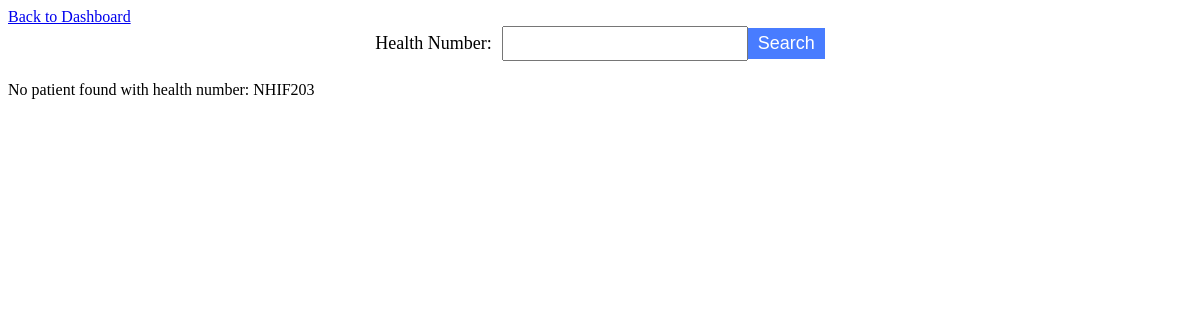
The app's page /get-patient-report.php?health_number=NHIF203, older data.
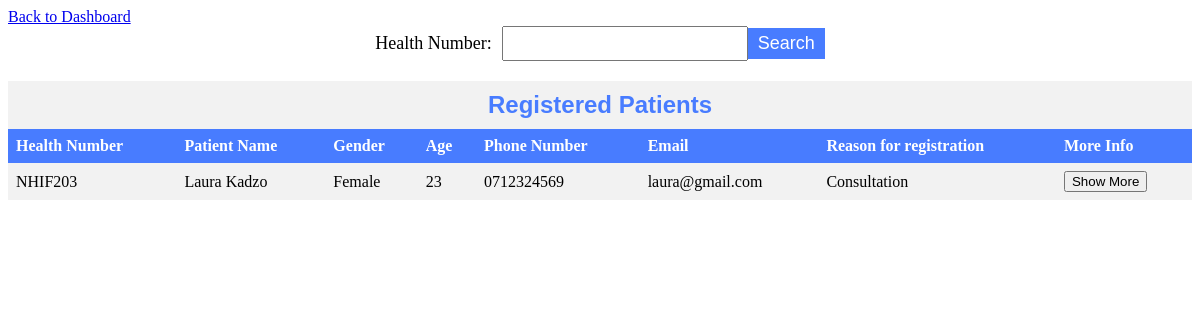
The same page, newer data.
### tables this page shows
CREATE TABLE `patient` (
  `patient_id` int(11) NOT NULL,
  `registration_datetime` datetime DEFAULT NULL,
  `health_number` varchar(255) DEFAULT NULL,
  `patient_name` varchar(255) DEFAULT NULL,
  `gender` enum('Male','Female','Other') DEFAULT NULL,
  `date_of_birth` date DEFAULT NULL,
  `phone_number` varchar(255) DEFAULT NULL,
  `email` varchar(255) DEFAULT NULL,
  `address` text DEFAULT NULL,
  `marital_status` enum('Single','Married','Divorced','Widowed') DEFAULT NULL,
  `is_under_18` tinyint(1) DEFAULT NULL,
  `parent_name` varchar(255) DEFAULT NULL,
  `parent_phone_number` varchar(255) DEFAULT NULL,
  `emergency_contact_name` varchar(255) DEFAULT NULL,
  `emergency_contact_relationship` varchar(255) DEFAULT NULL,
  `emergency_contact_phone_number` varchar(255) DEFAULT NULL,
  `reason_for_registration` text DEFAULT NULL,
  `taking_medications` tinyint(1) DEFAULT NULL
);

### get-patient-report.php (the view, shortened to what this page needs)
<!DOCTYPE html>
<html>
<head>
</head>
<body>
    <div class="back">
        <a href="receptionist.php" class="back-button">Back to Dashboard</a>
    </div>
    <form method="GET">
        <label for="health-number">Health Number:</label>
        <input type="text" id="health-number" name="health_number">
        <input type="submit" value="Search">
    </form>
    <?php
    require "connect.php";
    $healthNumber = $_GET['health_number'] ?? '';
    $sql = "SELECT *, TIMESTAMPDIFF(YEAR, date_of_birth, CURDATE()) AS age FROM patient";
    if (!empty($healthNumber)) {
        $sql .= " WHERE health_number = ?";
    }
    $stmt = $conn->prepare($sql);
    if (!empty($healthNumber)) {
        $stmt->bind_param('s', $healthNumber);
    }
    $stmt->execute();
    $result = $stmt->get_result();
    if ($result->num_rows > 0) {
        echo "<h3>Registered Patients</h3>";
        echo "<table>";
        echo "<tr><th>Health Number</th><th>Patient Name</th><th>Gender</th><th>Age</th><th>Phone Number</th><th>Email</th><th>Reason for registration</th><th>More Info</th></tr>";
        while ($row = $result->fetch_assoc()) {
            echo "<tr>";
            echo "<td>" . $row["health_number"] . "</td>";
            echo "<td>" . $row["patient_name"] . "</td>";
            echo "<td>" . $row["gender"] . "</td>";
            echo "<td>" . $row["age"] . "</td>";
            echo "<td>" . $row["phone_number"] . "</td>";
            echo "<td>" . $row["email"] . "</td>";
            echo "<td>" . $row["reason_for_registration"] . "</td>";
            echo "<td><button class='toggle'>Show More</button></td>";
            echo "</tr>";
        }
        echo "</table>";
    } else {
        echo "No patient found with health number: " . $healthNumber;
    }
    ?>
</body>
</html>

Row changes from the older to the newer data that the page shows:
added patient: health_number "NHIF203", patient_name "Laura Kadzo", gender "Female", age "23", phone_number "0712324569", email "laura@gmail.com", reason_for_registration "Consultation"
Text that changed along with them:
$healthNumber: "NHIF203" → (not shown)
text no longer shown: "No patient found with health number:"
text now shown: "Registered Patients Health Number Patient Name Gender Age Phone Number Email Reason for registration More Info"
